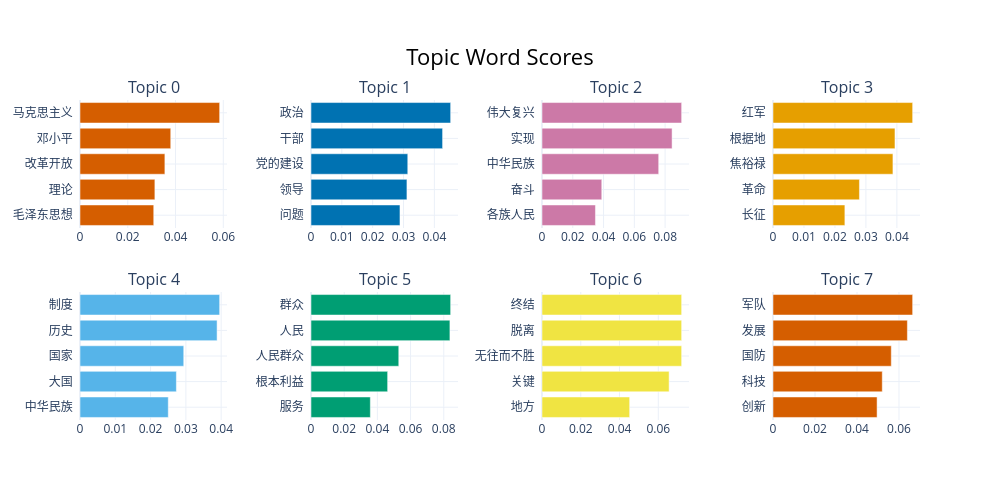

The notebook cell saved with this chart:
### Code cell
# topic_model.set_topic_labels({
#     0:'',
#     1:'',
#     2:''
# })
# topic_info=topic_model.get_topic_info()
# topic_info
# topic_model.visualize_barchart(custom_labels=True)
topic_model.visualize_barchart()

### Figure 1 — Plotly figure (JSON) as saved in the notebook; plotly's stock layout.template omitted (floating-point values rounded to 4 significant figures)
{"data": [{"marker": {"color": "#D55E00"}, "orientation": "h", "x": [0.03088, 0.03136, 0.03555, 0.038, 0.05848], "y": ["毛泽东思想  ", "理论  ", "改革开放  ", "邓小平  ", "马克思主义  "], "type": "bar", "xaxis": "x", "yaxis": "y"}, {"marker": {"color": "#0072B2"}, "orientation": "h", "x": [0.02885, 0.0311, 0.03138, 0.04267, 0.04528], "y": ["问题  ", "领导  ", "党的建设  ", "干部  ", "政治  "], "type": "bar", "xaxis": "x2", "yaxis": "y2"}, {"marker": {"color": "#CC79A7"}, "orientation": "h", "x": [0.03474, 0.03885, 0.07584, 0.08453, 0.09075], "y": ["各族人民  ", "奋斗  ", "中华民族  ", "实现  ", "伟大复兴  "], "type": "bar", "xaxis": "x3", "yaxis": "y3"}, {"marker": {"color": "#E69F00"}, "orientation": "h", "x": [0.02321, 0.02791, 0.03872, 0.03938, 0.04509], "y": ["长征  ", "革命  ", "焦裕禄  ", "根据地  ", "红军  "], "type": "bar", "xaxis": "x4", "yaxis": "y4"}, {"marker": {"color": "#56B4E9"}, "orientation": "h", "x": [0.02501, 0.02731, 0.02939, 0.03884, 0.03957], "y": ["中华民族  ", "大国  ", "国家  ", "历史  ", "制度  "], "type": "bar", "xaxis": "x5", "yaxis": "y5"}, {"marker": {"color": "#009E73"}, "orientation": "h", "x": [0.03576, 0.04619, 0.05289, 0.08372, 0.08416], "y": ["服务  ", "根本利益  ", "人民群众  ", "人民  ", "群众  "], "type": "bar", "xaxis": "x6", "yaxis": "y6"}, {"marker": {"color": "#F0E442"}, "orientation": "h", "x": [0.04523, 0.06558, 0.07205, 0.07205, 0.07205], "y": ["地方  ", "关键  ", "无往而不胜  ", "脱离  ", "终结  "], "type": "bar", "xaxis": "x7", "yaxis": "y7"}, {"marker": {"color": "#D55E00"}, "orientation": "h", "x": [0.04956, 0.05204, 0.05633, 0.064, 0.0665], "y": ["创新  ", "科技  ", "国防  ", "发展  ", "军队  "], "type": "bar", "xaxis": "x8", "yaxis": "y8"}], "layout": {"xaxis": {"anchor": "y", "domain": [0.0, 0.175], "showgrid": true}, "yaxis": {"anchor": "x", "domain": [0.6, 1.0], "showgrid": true}, "xaxis2": {"anchor": "y2", "domain": [0.275, 0.45], "showgrid": true}, "yaxis2": {"anchor": "x2", "domain": [0.6, 1.0], "showgrid": true}, "xaxis3": {"anchor": "y3", "domain": [0.55, 0.725], "showgrid": true}, "yaxis3": {"anchor": "x3", "domain": [0.6, 1.0], "showgrid": true}, "xaxis4": {"anchor": "y4", "domain": [0.825, 1.0], "showgrid": true}, "yaxis4": {"anchor": "x4", "domain": [0.6, 1.0], "showgrid": true}, "xaxis5": {"anchor": "y5", "domain": [0.0, 0.175], "showgrid": true}, "yaxis5": {"anchor": "x5", "domain": [0.0, 0.4], "showgrid": true}, "xaxis6": {"anchor": "y6", "domain": [0.275, 0.45], "showgrid": true}, "yaxis6": {"anchor": "x6", "domain": [0.0, 0.4], "showgrid": true}, "xaxis7": {"anchor": "y7", "domain": [0.55, 0.725], "showgrid": true}, "yaxis7": {"anchor": "x7", "domain": [0.0, 0.4], "showgrid": true}, "xaxis8": {"anchor": "y8", "domain": [0.825, 1.0], "showgrid": true}, "yaxis8": {"anchor": "x8", "domain": [0.0, 0.4], "showgrid": true}, "annotations": [{"font": {"size": 16}, "showarrow": false, "text": "Topic 0", "x": 0.0875, "xanchor": "center", "xref": "paper", "y": 1.0, "yanchor": "bottom", "yref": "paper"}, {"font": {"size": 16}, "showarrow": false, "text": "Topic 1", "x": 0.3625, "xanchor": "center", "xref": "paper", "y": 1.0, "yanchor": "bottom", "yref": "paper"}, {"font": {"size": 16}, "showarrow": false, "text": "Topic 2", "x": 0.6375, "xanchor": "center", "xref": "paper", "y": 1.0, "yanchor": "bottom", "yref": "paper"}, {"font": {"size": 16}, "showarrow": false, "text": "Topic 3", "x": 0.9125, "xanchor": "center", "xref": "paper", "y": 1.0, "yanchor": "bottom", "yref": "paper"}, {"font": {"size": 16}, "showarrow": false, "text": "Topic 4", "x": 0.0875, "xanchor": "center", "xref": "paper", "y": 0.4, "yanchor": "bottom", "yref": "paper"}, {"font": {"size": 16}, "showarrow": false, "text": "Topic 5", "x": 0.3625, "xanchor": "center", "xref": "paper", "y": 0.4, "yanchor": "bottom", "yref": "paper"}, {"font": {"size": 16}, "showarrow": false, "text": "Topic 6", "x": 0.6375, "xanchor": "center", "xref": "paper", "y": 0.4, "yanchor": "bottom", "yref": "paper"}, {"font": {"size": 16}, "showarrow": false, "text": "Topic 7", "x": 0.9125, "xanchor": "center", "xref": "paper", "y": 0.4, "yanchor": "bottom", "yref": "paper"}], "title": {"font": {"size": 22, "color": "Black"}, "text": "Topic Word Scores", "x": 0.5, "xanchor": "center", "yanchor": "top"}, "hoverlabel": {"font": {"size": 16, "family": "Rockwell"}, "bgcolor": "white"}, "showlegend": false, "width": 1000, "height": 500}}
